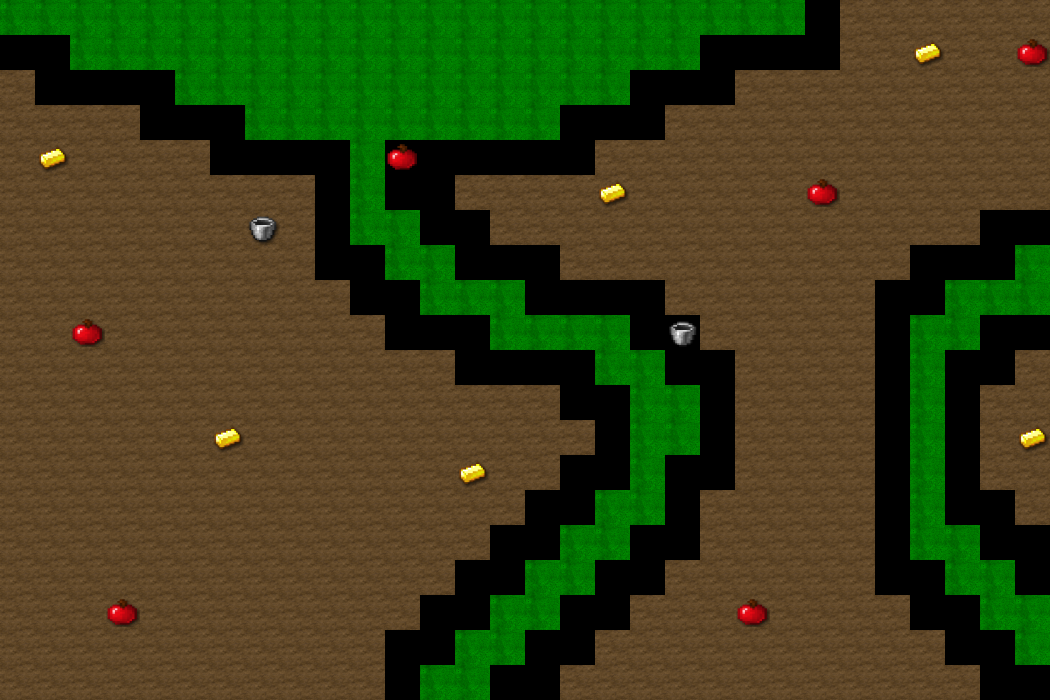

A 2D game scene composited from a Tiled map and its tileset images. What follows is a short description and the map's XML, with every tile layer's data as written:
An orthogonal 30x20 tile map with 35x35 px tiles, 2 tile layers (terrain, resources), 2 tilesets.

<map version="1.0" orientation="orthogonal" width="30" height="20" tilewidth="35" tileheight="35">
 <tileset firstgid="1" name="resourcesTileSet" tilewidth="35" tileheight="35">
  <image source="resourcesTileSet.png" width="140" height="35" />
 </tileset>
 <tileset firstgid="6" name="terrainTileSet" tilewidth="35" tileheight="35">
  <image source="terrainTileSet.png" width="140" height="35" />
 </tileset>
 <layer name="terrain" width="30" height="20">
  <data encoding="csv">
8,8,8,8,8,8,8,8,8,8,8,8,8,8,8,8,8,8,8,8,8,8,8,6,7,7,7,7,7,7,
6,6,8,8,8,8,8,8,8,8,8,8,8,8,8,8,8,8,8,8,6,6,6,6,7,7,7,7,7,7,
7,6,6,6,6,8,8,8,8,8,8,8,8,8,8,8,8,8,6,6,6,7,7,7,7,7,7,7,7,7,
7,7,7,7,6,6,6,8,8,8,8,8,8,8,8,8,6,6,6,7,7,7,7,7,7,7,7,7,7,7,
7,7,7,7,7,7,6,6,6,6,8,6,6,6,6,6,6,7,7,7,7,7,7,7,7,7,7,7,7,7,
7,7,7,7,7,7,7,7,7,6,8,6,6,7,7,7,7,7,7,7,7,7,7,7,7,7,7,7,7,7,
7,7,7,7,7,7,7,7,7,6,8,8,6,6,7,7,7,7,7,7,7,7,7,7,7,7,7,7,6,6,
7,7,7,7,7,7,7,7,7,6,6,8,8,6,6,6,7,7,7,7,7,7,7,7,7,7,6,6,6,8,
7,7,7,7,7,7,7,7,7,7,6,6,8,8,8,6,6,6,6,7,7,7,7,7,7,6,6,8,8,8,
7,7,7,7,7,7,7,7,7,7,7,6,6,6,8,8,8,8,6,6,7,7,7,7,7,6,8,8,6,6,
7,7,7,7,7,7,7,7,7,7,7,7,7,6,6,6,6,8,8,6,6,7,7,7,7,6,8,6,6,7,
7,7,7,7,7,7,7,7,7,7,7,7,7,7,7,7,6,6,8,8,6,7,7,7,7,6,8,6,7,7,
7,7,7,7,7,7,7,7,7,7,7,7,7,7,7,7,7,6,8,8,6,7,7,7,7,6,8,6,7,7,
7,7,7,7,7,7,7,7,7,7,7,7,7,7,7,7,6,6,8,6,6,7,7,7,7,6,8,6,7,7,
7,7,7,7,7,7,7,7,7,7,7,7,7,7,7,6,6,8,8,6,7,7,7,7,7,6,8,6,6,7,
7,7,7,7,7,7,7,7,7,7,7,7,7,7,6,6,8,8,6,6,7,7,7,7,7,6,8,8,6,6,
7,7,7,7,7,7,7,7,7,7,7,7,7,6,6,8,8,6,6,7,7,7,7,7,7,6,6,8,8,6,
7,7,7,7,7,7,7,7,7,7,7,7,6,6,8,8,6,6,7,7,7,7,7,7,7,7,6,6,8,8,
7,7,7,7,7,7,7,7,7,7,7,6,6,8,8,6,6,7,7,7,7,7,7,7,7,7,7,6,6,8,
7,7,7,7,7,7,7,7,7,7,7,6,8,8,6,6,7,7,7,7,7,7,7,7,7,7,7,7,6,6
</data>
 </layer>
 <layer name="resources" width="30" height="20">
  <data encoding="csv">
0,0,0,0,0,0,0,0,0,0,0,0,0,0,0,0,0,0,0,0,0,0,0,0,0,0,0,0,0,0,
0,0,0,0,0,0,0,0,0,0,0,0,0,0,0,0,0,0,0,0,0,0,0,0,0,0,2,0,0,4,
0,0,0,0,0,0,0,0,0,0,0,0,0,0,0,0,0,0,0,0,0,0,0,0,0,0,0,0,0,0,
0,0,0,0,0,0,0,0,0,0,0,0,0,0,0,0,0,0,0,0,0,0,0,0,0,0,0,0,0,0,
0,2,0,0,0,0,0,0,0,0,0,4,0,0,0,0,0,0,0,0,0,0,0,0,0,0,0,0,0,0,
0,0,0,0,0,0,0,0,0,0,0,0,0,0,0,0,0,2,0,0,0,0,0,4,0,0,0,0,0,0,
0,0,0,0,0,0,0,3,0,0,0,0,0,0,0,0,0,0,0,0,0,0,0,0,0,0,0,0,0,0,
0,0,0,0,0,0,0,0,0,0,0,0,0,0,0,0,0,0,0,0,0,0,0,0,0,0,0,0,0,0,
0,0,0,0,0,0,0,0,0,0,0,0,0,0,0,0,0,0,0,0,0,0,0,0,0,0,0,0,0,0,
0,0,4,0,0,0,0,0,0,0,0,0,0,0,0,0,0,0,0,3,0,0,0,0,0,0,0,0,0,0,
0,0,0,0,0,0,0,0,0,0,0,0,0,0,0,0,0,0,0,0,0,0,0,0,0,0,0,0,0,0,
0,0,0,0,0,0,0,0,0,0,0,0,0,0,0,0,0,0,0,0,0,0,0,0,0,0,0,0,0,0,
0,0,0,0,0,0,2,0,0,0,0,0,0,0,0,0,0,0,0,0,0,0,0,0,0,0,0,0,0,2,
0,0,0,0,0,0,0,0,0,0,0,0,0,2,0,0,0,0,0,0,0,0,0,0,0,0,0,0,0,0,
0,0,0,0,0,0,0,0,0,0,0,0,0,0,0,0,0,0,0,0,0,0,0,0,0,0,0,0,0,0,
0,0,0,0,0,0,0,0,0,0,0,0,0,0,0,0,0,0,0,0,0,0,0,0,0,0,0,0,0,0,
0,0,0,0,0,0,0,0,0,0,0,0,0,0,0,0,0,0,0,0,0,0,0,0,0,0,0,0,0,0,
0,0,0,4,0,0,0,0,0,0,0,0,0,0,0,0,0,0,0,0,0,4,0,0,0,0,0,0,0,0,
0,0,0,0,0,0,0,0,0,0,0,0,0,0,0,0,0,0,0,0,0,0,0,0,0,0,0,0,0,0,
0,0,0,0,0,0,0,0,0,0,0,0,0,0,0,0,0,0,0,0,0,0,0,0,0,0,0,0,0,0
</data>
 </layer>
</map>